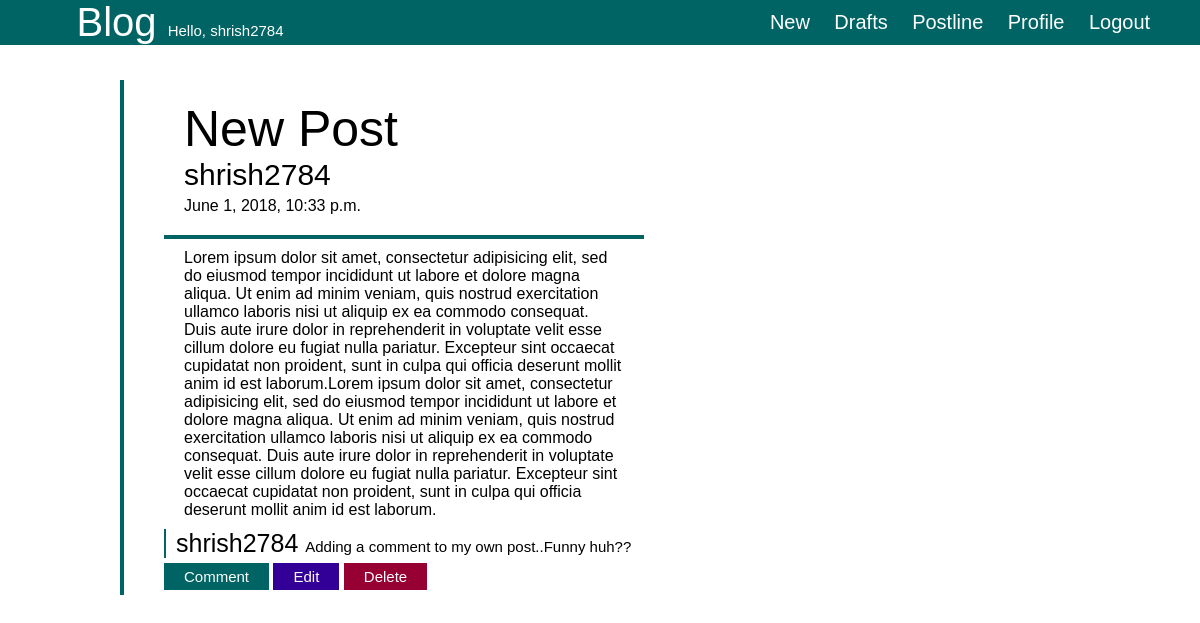
Before: / (signed in) with the older database file.
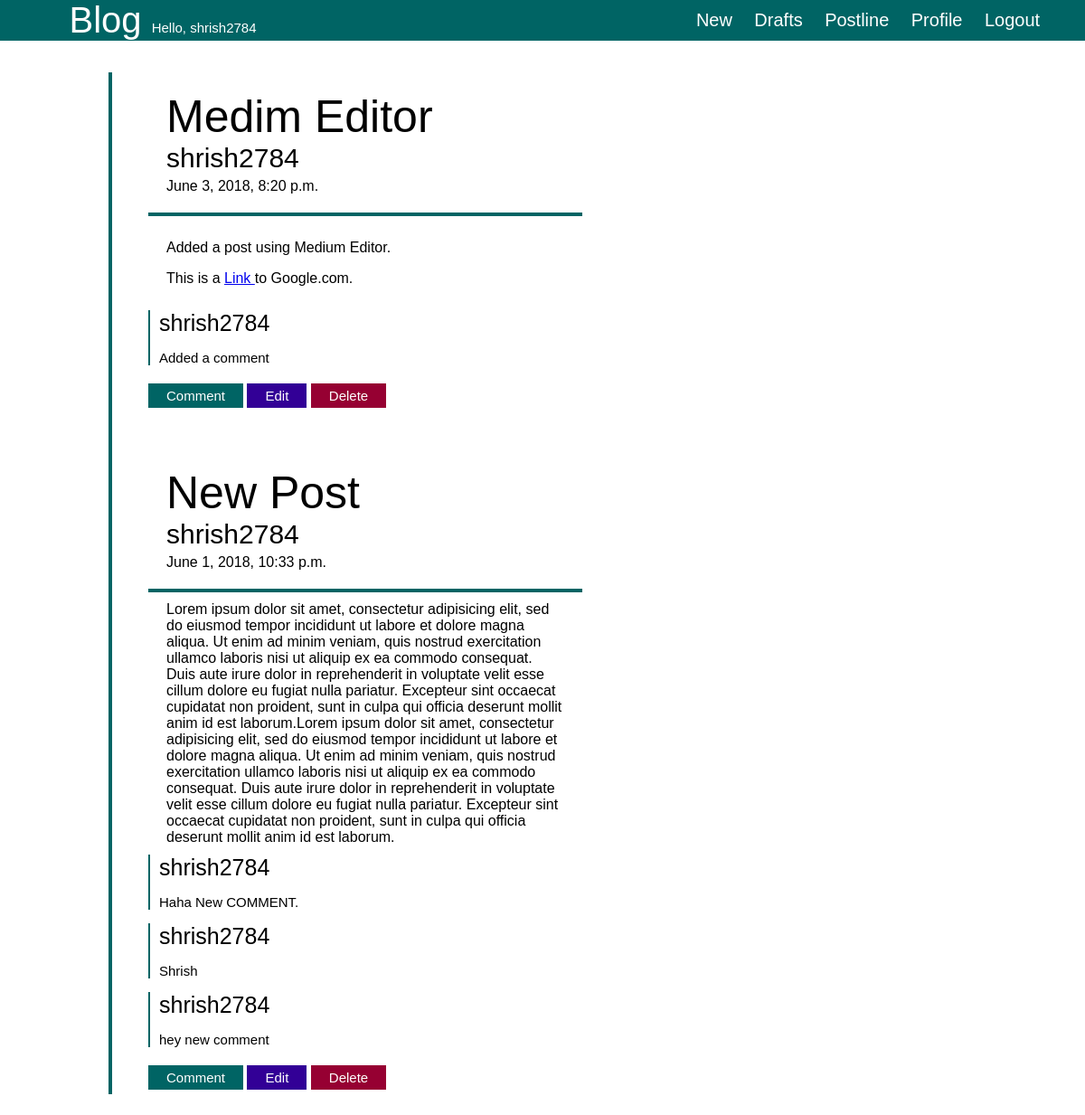
After: the same page with the newer database file.
### Blogs/models.py (models this page shows, shortened)
class Post(models.Model):
    author = models.ForeignKey('auth.User', on_delete=models.CASCADE)
    title = models.CharField(max_length=200)
    text = models.TextField()
    create_date = models.DateTimeField(default=timezone.now())
    publish_date = models.DateTimeField(blank=True, null=True)
    def approved_comments(self):
        return self.comments.filter(approved_comments=True)
    def unapproved_comments(self):
        return self.comments.filter(approved_comments=False)

class Comment(models.Model):
    post = models.ForeignKey('Blogs.Post', related_name='comments', on_delete=models.CASCADE)
    author = models.ForeignKey('auth.User', on_delete=models.CASCADE)
    text = models.TextField()
    create_date = models.DateTimeField(default=timezone.now())
    approved_comments = models.BooleanField(default=False)

### Blogs/views.py (the view)
# urls.py: path('', views.PostListView.as_view(), name='post_list'),
class PostListView(ListView):
    model = models.Post
    def get_queryset(self):
        return models.Post.objects.filter(publish_date__lte=timezone.now()).order_by('-publish_date')

### Blogs/templates/Blogs/post_list.html (shortened to what this page needs)
{% extends 'Blogs/base.html' %}
{% block content %}
  <div id="container">
    {% for post in post_list %}
      <div id="post">
        <div id="title">
          <a>{{ post.title }}<br></a>
          <div id="author">{{ post.author }}</div>
          <div id="date">{{ post.publish_date }}</div>
        </div>
        <div id="text">
          {{ post.text|safe }}
        </div>
        <div id="comments">
          {% for comment in post.approved_comments %}
            <div id="comment_author">
              {{ comment.author }} <small id="small">{{ comment.text|safe }}</small>
            </div>
            {% empty %}
              <p>No Comments!</p>
          {% endfor %}
        </div>
        {% if user.is_authenticated %}
          <a href="{% url 'Blogs:add_comment_to_post' pk=post.pk %}"><button id="commentButton" class="post_button">Comment</button></a>
          {% if user == post.author %}
            <a href="{% url 'Blogs:post_edit' pk=post.pk %}"><button id="editButton" class="post_button">Edit</button></a>
            <a href="{% url 'Blogs:post_delete' pk=post.pk %}"><button id="deleteButton" class="post_button">Delete</button></a>
          {% endif %}
        {% endif %}
      </div>
      {% empty %}
      <div id="empty">
        No posts!
      </div>
    {% endfor %}
  </div>
{% endblock %}

Changed rows visible on the page:
removed Comment: author "shrish2784", text "Adding a comment to my own post..Funny huh??", shown under Post "New Post"
added Post: title "Medim Editor", author "shrish2784", publish_date "June 3, 2018, 8:20 p.m.", text "Added a post using Medium Editor. This is a Link to Google.com.", shows "Delete"
added Comment: author "shrish2784", text "Added a comment", shown under "Medim Editor"
added Comment: author "shrish2784", text "Haha New COMMENT.", shown under Post "New Post"
added Comment: author "shrish2784", text "Shrish", shown under Post "New Post"
added Comment: author "shrish2784", text "hey new comment", shown under Post "New Post"
